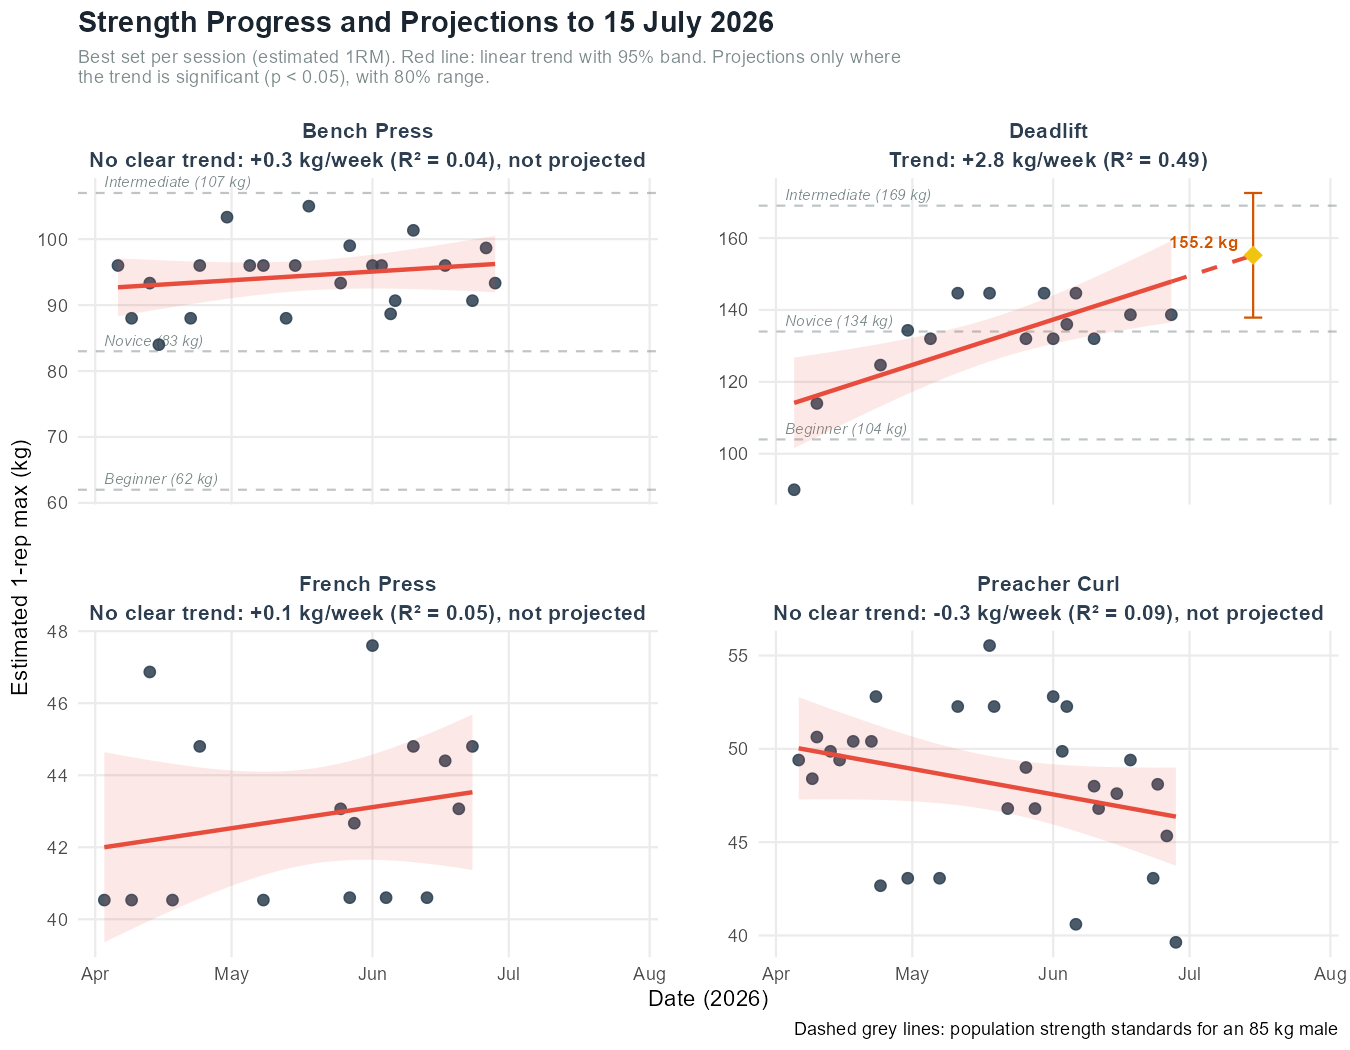

This chart was generated by the following R code:
# Strength Analysis Dashboard
# Tracks estimated one-rep max (1RM) for four lifts using each session's best set,
# and projects to 15 July 2026 only where the data shows a clear upward trend.
#
# How to run: open this file in RStudio, then Session > Set Working Directory >
# To Source File Location, then click "Source". Needs the tidyverse package.

library(tidyverse)

# 1. Load and clean ------------------------------------------------------------
lifts <- read_csv("lifts.csv", show_col_types = FALSE) %>%
  mutate(Date = dmy(Date)) %>%
  filter(!is.na(Date), !is.na(Est_1RM))

focus       <- c("Bench Press", "Deadlift", "French Press", "Preacher Curl")
target_date <- as.Date("2026-07-15")

# 2. Keep each session's best set ------------------------------------------------
# Later sets in a session are weaker because of fatigue, and sets from the same
# session are not independent measurements, so each session contributes one value:
# its best estimated 1RM.
peaks <- lifts %>%
  filter(Exercise %in% focus) %>%
  group_by(Exercise, Date) %>%
  summarise(Est_1RM = max(Est_1RM), .groups = "drop")

# 3. Fit a linear trend for each lift and test whether it is reliable -------------
trends <- peaks %>%
  group_by(Exercise) %>%
  group_modify(~ {
    fit  <- lm(Est_1RM ~ Date, data = .x)
    coef <- summary(fit)$coefficients
    last <- max(.x$Date)
    pred <- predict(fit, newdata = tibble(Date = target_date),
                    interval = "prediction", level = 0.80)
    tibble(
      sessions    = nrow(.x),
      kg_per_week = coef[2, 1] * 7,
      p_value     = coef[2, 4],
      r_squared   = summary(fit)$r.squared,
      last_date   = last,
      fit_last    = unname(predict(fit, newdata = tibble(Date = last))),
      proj        = pred[1, "fit"],
      proj_low    = pred[1, "lwr"],
      proj_high   = pred[1, "upr"]
    )
  }) %>%
  ungroup() %>%
  # Only treat a trend as real if it is upward and statistically significant
  mutate(clear_trend = p_value < 0.05 & kg_per_week > 0)

print(trends %>% mutate(across(where(is.numeric), ~ round(.x, 3))), width = Inf)
write_csv(trends, "trend_summary.csv")

# 4. Population benchmarks (85 kg male, compound lifts only) ---------------------
benchmarks <- tribble(
  ~Exercise,     ~Value, ~Label,
  "Bench Press",  62,    "Beginner (62 kg)",
  "Bench Press",  83,    "Novice (83 kg)",
  "Bench Press", 107,    "Intermediate (107 kg)",
  "Deadlift",    104,    "Beginner (104 kg)",
  "Deadlift",    134,    "Novice (134 kg)",
  "Deadlift",    169,    "Intermediate (169 kg)"
)

proj_points <- trends %>% filter(clear_trend)
# Panel titles: lifts without a clear trend say so, instead of showing a projection
panel_titles <- trends %>%
  mutate(title = if_else(clear_trend,
                         sprintf("%s\nTrend: %+.1f kg/week (R² = %.2f)", Exercise, kg_per_week, r_squared),
                         sprintf("%s\nNo clear trend: %+.1f kg/week (R² = %.2f), not projected",
                                 Exercise, kg_per_week, r_squared)))
panel_titles <- setNames(panel_titles$title, panel_titles$Exercise)

# 5. Draw the dashboard -------------------------------------------------------------
p <- ggplot(peaks, aes(x = Date, y = Est_1RM)) +
  geom_hline(data = benchmarks, aes(yintercept = Value),
             colour = "#7f8c8d", linetype = "dashed", alpha = 0.5) +
  geom_text(data = benchmarks, aes(y = Value, label = Label),
            x = min(peaks$Date), hjust = 0, vjust = -0.5,
            colour = "#7f8c8d", size = 2.6, fontface = "italic") +
  geom_point(colour = "#2c3e50", size = 2.2, alpha = 0.85) +
  geom_smooth(method = "lm", formula = y ~ x, colour = "#e74c3c",
              fill = "#e74c3c", alpha = 0.12, linewidth = 1) +
  # Projection only where the trend is clear: dashed extension plus 80% range
  geom_segment(data = proj_points,
               aes(x = last_date, y = fit_last, xend = target_date, yend = proj),
               colour = "#e74c3c", linetype = "dashed", linewidth = 0.9) +
  geom_errorbar(data = proj_points,
                aes(x = target_date, ymin = proj_low, ymax = proj_high),
                inherit.aes = FALSE, width = 4, colour = "#d35400") +
  geom_point(data = proj_points, aes(x = target_date, y = proj),
             colour = "#f1c40f", size = 4, shape = 18) +
  geom_text(data = proj_points,
            aes(x = target_date, y = proj, label = paste0(round(proj, 1), " kg")),
            hjust = 1.2, vjust = -0.6, colour = "#d35400", size = 3, fontface = "bold") +
  facet_wrap(~ Exercise, scales = "free_y", nrow = 2,
             labeller = as_labeller(panel_titles)) +
  coord_cartesian(xlim = c(min(peaks$Date), as.Date("2026-07-28")), clip = "off") +
  labs(
    title    = "Strength Progress and Projections to 15 July 2026",
    subtitle = str_wrap("Best set per session (estimated 1RM). Red line: linear trend with 95% band. Projections only where the trend is significant (p < 0.05), with 80% range.", width = 100),
    x        = "Date (2026)",
    y        = "Estimated 1-rep max (kg)",
    caption  = "Dashed grey lines: population strength standards for an 85 kg male"
  ) +
  theme_minimal(base_size = 11) +
  theme(
    plot.title       = element_text(face = "bold", size = 14, colour = "#1a252f"),
    plot.subtitle    = element_text(size = 9, colour = "#7f8c8d", margin = margin(b = 12)),
    strip.text       = element_text(face = "bold", size = 10.5, colour = "#2c3e50", lineheight = 1.1),
    panel.spacing    = unit(2, "lines"),
    panel.grid.minor = element_blank()
  )

print(p)
ggsave("strength_dashboard.png", p, width = 9, height = 7, dpi = 150, bg = "white")
message("Saved strength_dashboard.png and trend_summary.csv")
